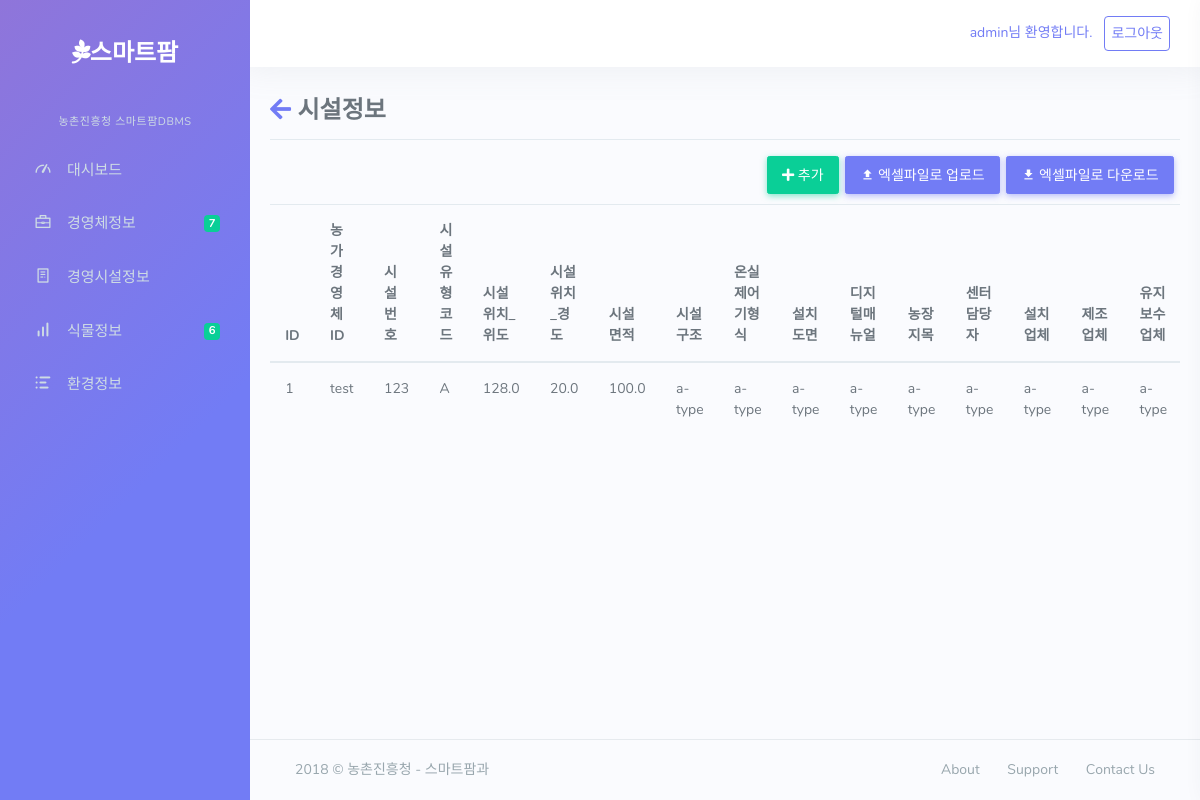
The page /gi (signed in) on the database its author committed.
### dashboard/models.py (models this page shows, shortened)
class gb_info(models.Model):
	FI_ID=models.ForeignKey(e1model)
	GB_NUMBER=models.IntegerField(null=True)
	GB_KIND_CODE=models.CharField(max_length=20)
	GB_FA_LATITUDE=models.FloatField(null=True)
	GB_FA_LONGITUDE=models.FloatField(null=True)
	GB_SIZE=models.FloatField(null=True)
	GB_ARCHITECTURE=models.CharField(max_length=50)
	GB_CONT_KIND=models.CharField(max_length=50)
	GB_INSTALL_DIAGRM=models.CharField(max_length=50)
	GB_DIGITAL_MANUAL=models.CharField(max_length=50)
	GB_FA_LAND_CATER=models.CharField(max_length=50)
	GB_CENTER_DIRECT=models.CharField(max_length=10)
	GB_INSTAL=models.CharField(max_length=50)
	GB_MANUFA=models.CharField(max_length=50)
	GB_MAINTE_COMP=models.CharField(max_length=50)
	DA_ID=models.ForeignKey(device_admin)

class e1model(models.Model):
	GB_FA_ID=models.CharField(max_length=30)
	GB_FA_PW=models.CharField(max_length=20)
	CTVT_FCLTY_ID=models.CharField(max_length=30)
	GB_FA_PHONE=models.CharField(max_length=13)
	GB_FA_EMAIL=models.CharField(max_length=30)
	GB_FA_ADDR=models.CharField(max_length=100)
	GB_FA_NAME=models.CharField(max_length=20)
	GB_FA_SIZE=models.IntegerField(null=True)
	GB_FAM_NUM=models.IntegerField(null=True)
	GB_COOPER_UNIT=models.CharField(max_length=30)

### dashboard/views.py (the view)
# urls.py: url(r'^gi$',views.gi,name='gi'),
def gi(request):
	if request.user.username == "admin":
		ds=gb_info.objects.all()
	else:
		ds=gb_info.objects.filter(FI_ID__GB_FA_ID=request.user.username)
	return render(request,"farm/gi.html",{"ds":ds})

### dashboard/templates/farm/gi.html (shortened to what this page needs)
{% extends 'farm/base.html' %}
{% block content %}
{% load staticfiles %}
	<link href="{% static 'farm/css/e1.css' %}" rel="stylesheet">
	<link href="https://use.fontawesome.com/releases/v5.0.7/css/all.css" rel="stylesheet">
	<div class=tg>
		<h3><a href="{% url 'elist' %}"><i class="fas fa-arrow-left"></i></a> 시설정보</h3>
		<hr>
		<a href="{% static 'farm/files/env_outer.xlsx' %}" download><button class="optional btn btn-primary mr-1"><i class="mdi mdi-download"></i> 엑셀파일로 다운로드</button></a>
		<a href="javascript:document.getElementById('xls').click();"><button class="optional btn btn-primary mr-1 ml-1"><i class="mdi mdi-upload"></i> 엑셀파일로 업로드</button></a>
		<a href="{% url 'gi_update' %}"><button class="btn btn-success"><i class="fas fa-plus"></i> 추가</button></a>
		<table class="table table-hover table-responsive">
		  <thead>
		    <tr>
		      <th scope="col">ID</th>
		      <th scope="col">농가경영체ID</th>
		      <th scope="col">시설번호</th>
		      <th scope="col">시설유형코드</th>
		      <th scope="col">시설위치_위도</th>
		      <th scope="col">시설위치_경도</th>
		      <th scope="col">시설면적</th>
		      <th scope="col">시설구조</th>
		      <th scope="col">온실제어기형식</th>
		      <th scope="col">설치도면</th>
		      <th scope="col">디지털매뉴얼</th>
		      <th scope="col">농장지목</th>
		      <th scope="col">센터담당자</th>
		      <th scope="col">설치업체</th>
		      <th scope="col">제조업체</th>
		      <th scope="col">유지보수업체</th>
		    </tr>
		  </thead>
		  <tbody>
		{% for i in ds %}
			<tr>
				<td>{{i.id}}</td>
				<td>{{i.FI_ID.GB_FA_ID}}</td>
				<td>{{i.GB_NUMBER}}</td>
				<td>{{i.GB_KIND_CODE}}</td>
				<td>{{i.GB_FA_LATITUDE}}</td>
				<td>{{i.GB_FA_LONGITUDE}}</td>
				<td>{{i.GB_SIZE}}</td>
				<td>{{i.GB_ARCHITECTURE}}</td>
				<td>{{i.GB_CONT_KIND}}</td>
				<td>{{i.GB_INSTALL_DIAGRM}}</td>
				<td>{{i.GB_DIGITAL_MANUAL}}</td>
				<td>{{i.GB_FA_LAND_CATER}}</td>
				<td>{{i.GB_CENTER_DIRECT}}</td>
				<td>{{i.GB_INSTAL}}</td>
				<td>{{i.GB_MANUFA}}</td>
				<td>{{i.GB_MAINTE_COMP}}</td>
			</tr>
		{% endfor %}
		</tbody>
		</table>
	</div>
{% endblock %}

### dashboard/templates/farm/base.html (shortened to what this page needs)
{% load staticfiles %}
<!DOCTYPE html>
    <html lang="en">
    <head>
        <link href="{% static 'farm/assets/css/vendor/jquery-jvectormap-1.2.2.css' %}" rel="stylesheet" type="text/css" />
        <link href="{% static 'farm/assets/css/app.min.css' %}" rel="stylesheet" type="text/css" />
        <link href="https://use.fontawesome.com/releases/v5.0.7/css/all.css" rel="stylesheet">
    </head>
    <body>
        <div class="wrapper">
            <div class="left-side-menu">
                <div class="slimscroll-menu">
                    <a href="{% url 'index' %}" class="logo text-center mb-4">
                        <span class="logo-lg">
                            <h3 class="text-white"><i class="fab fa-pagelines"></i>스마트팜</h3>
                        </span>
                    </a>
                    <ul class="metismenu side-nav">
                        <center><li class="side-nav-title side-nav-item">농촌진흥청 스마트팜DBMS</li></center>
                        <li class="side-nav-item">
                            <a href="{% url 'index' %}" class="side-nav-link">
                                <i class="dripicons-meter"></i>
                                <span> 대시보드 </span>
                            </a>
                        </li>
                        <li class="side-nav-item">
                            <a href="{% url 'elist' %}" class="side-nav-link">
                                <i class="dripicons-briefcase"></i>
                                <span class="badge badge-success float-right">7</span>
                                <span> 경영체정보 </span>
                            </a>
                        </li>
                        <li class="side-nav-item">
                            <a href="{% url 'clist' %}" class="side-nav-link">
                                <i class="dripicons-document"></i>
                                <span> 경영시설정보 </span>
                            </a>
                        </li>
                        <li class="side-nav-item">
                            <a href="{% url 'plist' %}" class="side-nav-link">
                                <i class="dripicons-graph-bar"></i>
                                <span class="badge badge-success float-right">6</span>
                                <span> 식물정보 </span>
                            </a>
                        </li>
                        <li class="side-nav-item">
                            <a href="{% url 'glist' %}" class="side-nav-link">
                                <i class="dripicons-list"></i>
                                <span> 환경정보 </span>
                            </a>
                        </li>
                    </ul>
                </div>
            </div>
            <div class="content-page">
                <div class="content">
                    <div class="navbar-custom">
                        <div class="app-search">
                            {% if user.is_authenticated %}
                                <a href="{% url 'logout' %}"><div class="float-right ml-2 text-primary border border-primary rounded p-1">로그아웃</div></a>
                                <h7 class="text-primary float-right mt-1">{{user.username}}님 환영합니다.</h7>
                            {% else %}
                                <a href="{% url 'login' %}"><button class="btn btn-primary float-right">로그인</button></a>
                                <a href="{% url 'join' %}"><button class="btn btn-primary float-right mr-1" >회원가입</button></a>
                            {% endif %}
                        </div>
                    </div>
                     {% block content %}
                     {% endblock %}
                </div>
                <footer class="footer">
                    <div class="container-fluid">
                        <div class="row">
                            <div class="col-md-6">
                                2018 © 농촌진흥청 -  스마트팜과
                            </div>
                            <div class="col-md-6">
                                <div class="text-md-right footer-links d-none d-sm-block">
                                    <a href="javascript: void(0);">About</a>
                                    <a href="javascript: void(0);">Support</a>
                                    <a href="javascript: void(0);">Contact Us</a>
                                </div>
                            </div>
                        </div>
                    </div>
                </footer>
            </div>
        </div>
    </body>
</html>

### dashboard/static/farm/css/e1.css (style rules this page uses)
.tg { width: 100%; margin-top:30px; }
.optional { float:right; margin-bottom: 10px; }
.btn-success { float:right; margin-bottom: 10px; }

### rows shown on the page
gb_info: id "1", FI_ID.GB_FA_ID "test", GB_NUMBER "123", GB_KIND_CODE "A", GB_FA_LATITUDE "128.0", GB_FA_LONGITUDE "20.0", GB_SIZE "100.0", GB_ARCHITECTURE "a-type", GB_CONT_KIND "a-type", GB_INSTALL_DIAGRM "a-type", GB_DIGITAL_MANUAL "a-type", GB_FA_LAND_CATER "a-type", GB_CENTER_DIRECT "a-type", GB_INSTAL "a-type", GB_MANUFA "a-type", GB_MAINTE_COMP "a-type"

### other values the page prints
{{ user.username }} "admin"
